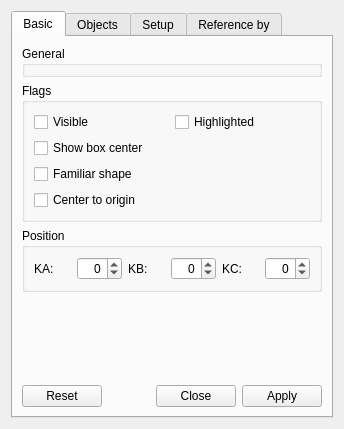
<?xml version="1.0" encoding="UTF-8"?>
<ui version="4.0">
 <class>PBCBoxObjectDesigner</class>
 <widget class="QWidget" name="PBCBoxObjectDesigner">
  <property name="geometry">
   <rect>
    <x>0</x>
    <y>0</y>
    <width>344</width>
    <height>429</height>
   </rect>
  </property>
  <property name="windowTitle">
   <string>PBCBox</string>
  </property>
  <property name="toolTip">
   <string/>
  </property>
  <layout class="QVBoxLayout" name="_2">
   <item>
    <widget class="QTabWidget" name="tabWidget">
     <property name="currentIndex">
      <number>0</number>
     </property>
     <widget class="QWidget" name="tab">
      <attribute name="title">
       <string>Basic</string>
      </attribute>
      <layout class="QVBoxLayout" name="_4">
       <item>
        <widget class="QGroupBox" name="generalGB">
         <property name="title">
          <string>General</string>
         </property>
        </widget>
       </item>
       <item>
        <widget class="QGroupBox" name="flagsGB">
         <property name="title">
          <string>Flags</string>
         </property>
         <layout class="QGridLayout">
          <item row="0" column="0">
           <widget class="QCheckBox" name="visibleCB">
            <property name="text">
             <string>Visible</string>
            </property>
           </widget>
          </item>
          <item row="5" column="0" colspan="2">
           <widget class="QCheckBox" name="showFamiliarCB">
            <property name="text">
             <string>Familiar shape</string>
            </property>
           </widget>
          </item>
          <item row="4" column="0" colspan="2">
           <widget class="QCheckBox" name="showCenterCB">
            <property name="text">
             <string>Show box center</string>
            </property>
           </widget>
          </item>
          <item row="6" column="0" colspan="2">
           <widget class="QCheckBox" name="centerToOriginCB">
            <property name="text">
             <string>Center to origin</string>
            </property>
           </widget>
          </item>
          <item row="0" column="1">
           <widget class="QCheckBox" name="selectedCB">
            <property name="text">
             <string>Highlighted</string>
            </property>
           </widget>
          </item>
         </layout>
        </widget>
       </item>
       <item>
        <widget class="QGroupBox" name="positionGB">
         <property name="title">
          <string>Position</string>
         </property>
         <layout class="QGridLayout" name="_3">
          <item row="0" column="1">
           <widget class="QSpinBox" name="kaSB">
            <property name="alignment">
             <set>Qt::AlignRight|Qt::AlignTrailing|Qt::AlignVCenter</set>
            </property>
            <property name="minimum">
             <number>-10</number>
            </property>
            <property name="maximum">
             <number>10</number>
            </property>
           </widget>
          </item>
          <item row="0" column="3">
           <widget class="QSpinBox" name="kbSB">
            <property name="alignment">
             <set>Qt::AlignRight|Qt::AlignTrailing|Qt::AlignVCenter</set>
            </property>
            <property name="minimum">
             <number>-10</number>
            </property>
            <property name="maximum">
             <number>10</number>
            </property>
           </widget>
          </item>
          <item row="0" column="5">
           <widget class="QSpinBox" name="kcSB">
            <property name="alignment">
             <set>Qt::AlignRight|Qt::AlignTrailing|Qt::AlignVCenter</set>
            </property>
            <property name="minimum">
             <number>-10</number>
            </property>
            <property name="maximum">
             <number>10</number>
            </property>
           </widget>
          </item>
          <item row="0" column="0">
           <widget class="QLabel" name="label">
            <property name="text">
             <string>KA:</string>
            </property>
           </widget>
          </item>
          <item row="0" column="2">
           <widget class="QLabel" name="label_2">
            <property name="text">
             <string>KB:</string>
            </property>
           </widget>
          </item>
          <item row="0" column="4">
           <widget class="QLabel" name="label_3">
            <property name="text">
             <string>KC:</string>
            </property>
           </widget>
          </item>
         </layout>
        </widget>
       </item>
       <item>
        <spacer name="verticalSpacer">
         <property name="orientation">
          <enum>Qt::Vertical</enum>
         </property>
         <property name="sizeHint" stdset="0">
          <size>
           <width>20</width>
           <height>40</height>
          </size>
         </property>
        </spacer>
       </item>
       <item>
        <widget class="QDialogButtonBox" name="buttonBox">
         <property name="standardButtons">
          <set>QDialogButtonBox::Apply|QDialogButtonBox::Close|QDialogButtonBox::Reset</set>
         </property>
        </widget>
       </item>
      </layout>
     </widget>
     <widget class="QWidget" name="objectsTab">
      <attribute name="title">
       <string>Objects</string>
      </attribute>
     </widget>
     <widget class="QWidget" name="setupTab">
      <attribute name="title">
       <string>Setup</string>
      </attribute>
     </widget>
     <widget class="QWidget" name="refByTab">
      <attribute name="title">
       <string>Reference by</string>
      </attribute>
     </widget>
    </widget>
   </item>
  </layout>
 </widget>
 <resources/>
 <connections/>
</ui>
